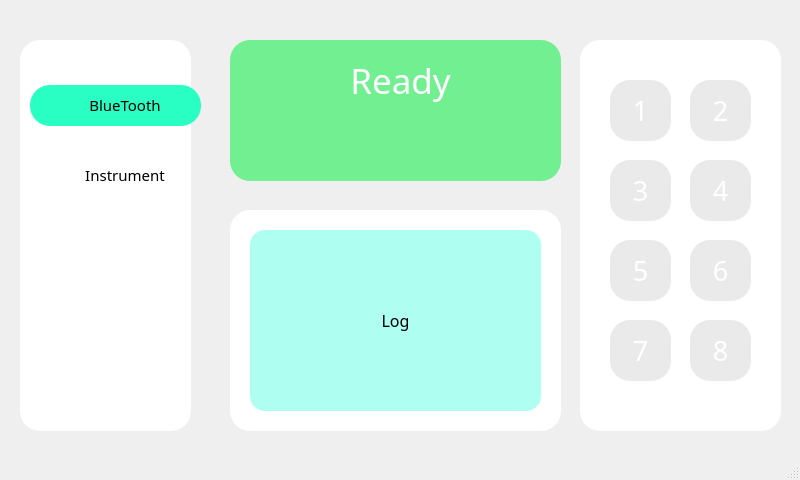
<?xml version="1.0" encoding="UTF-8"?>
<ui version="4.0">
 <class>MainWindow</class>
 <widget class="QMainWindow" name="MainWindow">
  <property name="geometry">
   <rect>
    <x>0</x>
    <y>0</y>
    <width>800</width>
    <height>480</height>
   </rect>
  </property>
  <property name="windowTitle">
   <string>MainWindow</string>
  </property>
  <property name="windowOpacity">
   <double>1.000000000000000</double>
  </property>
  <property name="autoFillBackground">
   <bool>true</bool>
  </property>
  <property name="styleSheet">
   <string notr="true"/>
  </property>
  <widget class="QWidget" name="centralwidget">
   <widget class="QLabel" name="ToolBar">
    <property name="geometry">
     <rect>
      <x>20</x>
      <y>40</y>
      <width>171</width>
      <height>391</height>
     </rect>
    </property>
    <property name="styleSheet">
     <string notr="true">background-color: rgb(255, 255, 255);
border-radius: 20px;
</string>
    </property>
    <property name="text">
     <string/>
    </property>
   </widget>
   <widget class="QPushButton" name="BlueToothButton">
    <property name="enabled">
     <bool>true</bool>
    </property>
    <property name="geometry">
     <rect>
      <x>80</x>
      <y>90</y>
      <width>90</width>
      <height>30</height>
     </rect>
    </property>
    <property name="font">
     <font>
      <family>HY견고딕</family>
      <pointsize>11</pointsize>
     </font>
    </property>
    <property name="toolTipDuration">
     <number>-15</number>
    </property>
    <property name="layoutDirection">
     <enum>Qt::LeftToRight</enum>
    </property>
    <property name="autoFillBackground">
     <bool>false</bool>
    </property>
    <property name="styleSheet">
     <string notr="true">background-color: rgb(255, 255, 255);</string>
    </property>
    <property name="inputMethodHints">
     <set>Qt::ImhNone</set>
    </property>
    <property name="text">
     <string>BlueTooth</string>
    </property>
    <property name="shortcut">
     <string/>
    </property>
    <property name="checkable">
     <bool>false</bool>
    </property>
    <property name="autoExclusive">
     <bool>false</bool>
    </property>
    <property name="autoRepeatInterval">
     <number>100</number>
    </property>
    <property name="autoDefault">
     <bool>false</bool>
    </property>
    <property name="default">
     <bool>false</bool>
    </property>
    <property name="flat">
     <bool>true</bool>
    </property>
   </widget>
   <widget class="QPushButton" name="InstrumentButton">
    <property name="geometry">
     <rect>
      <x>80</x>
      <y>160</y>
      <width>90</width>
      <height>30</height>
     </rect>
    </property>
    <property name="font">
     <font>
      <family>HY견고딕</family>
      <pointsize>11</pointsize>
     </font>
    </property>
    <property name="styleSheet">
     <string notr="true">background-color: rgb(255, 255, 255);</string>
    </property>
    <property name="text">
     <string>Instrument</string>
    </property>
    <property name="shortcut">
     <string/>
    </property>
    <property name="flat">
     <bool>true</bool>
    </property>
   </widget>
   <widget class="QLabel" name="BlueToothIcon">
    <property name="geometry">
     <rect>
      <x>40</x>
      <y>94</y>
      <width>21</width>
      <height>21</height>
     </rect>
    </property>
    <property name="styleSheet">
     <string notr="true"/>
    </property>
    <property name="text">
     <string/>
    </property>
    <property name="pixmap">
     <pixmap>C:/Users/2203kdh/Downloads/bluetooth.png</pixmap>
    </property>
    <property name="scaledContents">
     <bool>true</bool>
    </property>
   </widget>
   <widget class="QLabel" name="InstrumentIcon">
    <property name="geometry">
     <rect>
      <x>38</x>
      <y>160</y>
      <width>28</width>
      <height>28</height>
     </rect>
    </property>
    <property name="text">
     <string/>
    </property>
    <property name="pixmap">
     <pixmap>C:/Users/2203kdh/Downloads/live-music.png</pixmap>
    </property>
    <property name="scaledContents">
     <bool>true</bool>
    </property>
   </widget>
   <widget class="QPushButton" name="QuitButton">
    <property name="geometry">
     <rect>
      <x>80</x>
      <y>370</y>
      <width>41</width>
      <height>41</height>
     </rect>
    </property>
    <property name="text">
     <string/>
    </property>
    <property name="icon">
     <iconset>
      <normaloff>C:/Users/2203kdh/Downloads/power-on.png</normaloff>C:/Users/2203kdh/Downloads/power-on.png</iconset>
    </property>
    <property name="iconSize">
     <size>
      <width>32</width>
      <height>32</height>
     </size>
    </property>
    <property name="shortcut">
     <string/>
    </property>
    <property name="checkable">
     <bool>false</bool>
    </property>
    <property name="flat">
     <bool>true</bool>
    </property>
   </widget>
   <widget class="QStackedWidget" name="WorkSpace">
    <property name="geometry">
     <rect>
      <x>220</x>
      <y>10</y>
      <width>631</width>
      <height>531</height>
     </rect>
    </property>
    <property name="currentIndex">
     <number>0</number>
    </property>
    <widget class="QWidget" name="page">
     <widget class="QLabel" name="DeviceStatus">
      <property name="geometry">
       <rect>
        <x>10</x>
        <y>30</y>
        <width>331</width>
        <height>141</height>
       </rect>
      </property>
      <property name="font">
       <font>
        <family>HY견고딕</family>
        <pointsize>22</pointsize>
       </font>
      </property>
      <property name="styleSheet">
       <string notr="true">border-radius: 20px;
color: rgb(255, 255, 255);
background-color: rgb(114, 240, 145);</string>
      </property>
      <property name="text">
       <string/>
      </property>
      <property name="alignment">
       <set>Qt::AlignCenter</set>
      </property>
     </widget>
     <widget class="QLabel" name="ToolBar_3">
      <property name="geometry">
       <rect>
        <x>10</x>
        <y>200</y>
        <width>331</width>
        <height>221</height>
       </rect>
      </property>
      <property name="autoFillBackground">
       <bool>false</bool>
      </property>
      <property name="styleSheet">
       <string notr="true">background-color: rgb(255, 255, 255);
border-radius: 20px;
</string>
      </property>
      <property name="text">
       <string/>
      </property>
     </widget>
     <widget class="QLabel" name="DeviceStatusIcon">
      <property name="geometry">
       <rect>
        <x>150</x>
        <y>100</y>
        <width>51</width>
        <height>51</height>
       </rect>
      </property>
      <property name="text">
       <string/>
      </property>
      <property name="pixmap">
       <pixmap>C:/Users/2203kdh/Downloads/check.png</pixmap>
      </property>
      <property name="scaledContents">
       <bool>true</bool>
      </property>
     </widget>
     <widget class="QLabel" name="DeviceStatusLabel">
      <property name="geometry">
       <rect>
        <x>100</x>
        <y>40</y>
        <width>161</width>
        <height>61</height>
       </rect>
      </property>
      <property name="font">
       <font>
        <family>HY견고딕</family>
        <pointsize>26</pointsize>
       </font>
      </property>
      <property name="styleSheet">
       <string notr="true">color: rgb(255, 255, 255);</string>
      </property>
      <property name="text">
       <string>Ready</string>
      </property>
      <property name="alignment">
       <set>Qt::AlignCenter</set>
      </property>
     </widget>
     <widget class="QLabel" name="ToolBar_4">
      <property name="geometry">
       <rect>
        <x>360</x>
        <y>30</y>
        <width>201</width>
        <height>391</height>
       </rect>
      </property>
      <property name="minimumSize">
       <size>
        <width>0</width>
        <height>45</height>
       </size>
      </property>
      <property name="styleSheet">
       <string notr="true">background-color: rgb(255, 255, 255);
border-radius: 20px;
</string>
      </property>
      <property name="text">
       <string/>
      </property>
     </widget>
     <widget class="QLabel" name="Status2">
      <property name="geometry">
       <rect>
        <x>470</x>
        <y>70</y>
        <width>61</width>
        <height>61</height>
       </rect>
      </property>
      <property name="font">
       <font>
        <family>HY견고딕</family>
        <pointsize>20</pointsize>
       </font>
      </property>
      <property name="layoutDirection">
       <enum>Qt::LeftToRight</enum>
      </property>
      <property name="styleSheet">
       <string notr="true">border-radius: 20px;
background-color: rgb(234, 234, 234);
color: rgb(255, 255, 255);
</string>
      </property>
      <property name="text">
       <string>2</string>
      </property>
      <property name="alignment">
       <set>Qt::AlignCenter</set>
      </property>
     </widget>
     <widget class="QLabel" name="Status1">
      <property name="geometry">
       <rect>
        <x>390</x>
        <y>70</y>
        <width>61</width>
        <height>61</height>
       </rect>
      </property>
      <property name="font">
       <font>
        <family>HY견고딕</family>
        <pointsize>20</pointsize>
       </font>
      </property>
      <property name="layoutDirection">
       <enum>Qt::LeftToRight</enum>
      </property>
      <property name="styleSheet">
       <string notr="true">border-radius: 20px;
color: rgb(255, 255, 255);
background-color: rgb(234, 234, 234);</string>
      </property>
      <property name="text">
       <string>1</string>
      </property>
      <property name="alignment">
       <set>Qt::AlignCenter</set>
      </property>
     </widget>
     <widget class="QLabel" name="Status3">
      <property name="geometry">
       <rect>
        <x>390</x>
        <y>150</y>
        <width>61</width>
        <height>61</height>
       </rect>
      </property>
      <property name="font">
       <font>
        <family>HY견고딕</family>
        <pointsize>20</pointsize>
       </font>
      </property>
      <property name="layoutDirection">
       <enum>Qt::LeftToRight</enum>
      </property>
      <property name="styleSheet">
       <string notr="true">border-radius: 20px;
background-color: rgb(234, 234, 234);
color: rgb(255, 255, 255);
</string>
      </property>
      <property name="text">
       <string>3</string>
      </property>
      <property name="alignment">
       <set>Qt::AlignCenter</set>
      </property>
     </widget>
     <widget class="QLabel" name="Status4">
      <property name="geometry">
       <rect>
        <x>470</x>
        <y>150</y>
        <width>61</width>
        <height>61</height>
       </rect>
      </property>
      <property name="font">
       <font>
        <family>HY견고딕</family>
        <pointsize>20</pointsize>
       </font>
      </property>
      <property name="layoutDirection">
       <enum>Qt::LeftToRight</enum>
      </property>
      <property name="styleSheet">
       <string notr="true">border-radius: 20px;
background-color: rgb(234, 234, 234);
color: rgb(255, 255, 255);
</string>
      </property>
      <property name="text">
       <string>4</string>
      </property>
      <property name="alignment">
       <set>Qt::AlignCenter</set>
      </property>
     </widget>
     <widget class="QLabel" name="Statua5">
      <property name="geometry">
       <rect>
        <x>390</x>
        <y>230</y>
        <width>61</width>
        <height>61</height>
       </rect>
      </property>
      <property name="font">
       <font>
        <family>HY견고딕</family>
        <pointsize>20</pointsize>
       </font>
      </property>
      <property name="layoutDirection">
       <enum>Qt::LeftToRight</enum>
      </property>
      <property name="styleSheet">
       <string notr="true">border-radius: 20px;
background-color: rgb(234, 234, 234);
color: rgb(255, 255, 255);
</string>
      </property>
      <property name="text">
       <string>5</string>
      </property>
      <property name="alignment">
       <set>Qt::AlignCenter</set>
      </property>
     </widget>
     <widget class="QLabel" name="Status6">
      <property name="geometry">
       <rect>
        <x>470</x>
        <y>230</y>
        <width>61</width>
        <height>61</height>
       </rect>
      </property>
      <property name="font">
       <font>
        <family>HY견고딕</family>
        <pointsize>20</pointsize>
       </font>
      </property>
      <property name="layoutDirection">
       <enum>Qt::LeftToRight</enum>
      </property>
      <property name="styleSheet">
       <string notr="true">border-radius: 20px;
background-color: rgb(234, 234, 234);
color: rgb(255, 255, 255);
</string>
      </property>
      <property name="text">
       <string>6</string>
      </property>
      <property name="alignment">
       <set>Qt::AlignCenter</set>
      </property>
     </widget>
     <widget class="QLabel" name="Status7">
      <property name="geometry">
       <rect>
        <x>390</x>
        <y>310</y>
        <width>61</width>
        <height>61</height>
       </rect>
      </property>
      <property name="font">
       <font>
        <family>HY견고딕</family>
        <pointsize>20</pointsize>
       </font>
      </property>
      <property name="layoutDirection">
       <enum>Qt::LeftToRight</enum>
      </property>
      <property name="styleSheet">
       <string notr="true">border-radius: 20px;
background-color: rgb(234, 234, 234);
color: rgb(255, 255, 255);
</string>
      </property>
      <property name="text">
       <string>7</string>
      </property>
      <property name="alignment">
       <set>Qt::AlignCenter</set>
      </property>
     </widget>
     <widget class="QLabel" name="Status8">
      <property name="geometry">
       <rect>
        <x>470</x>
        <y>310</y>
        <width>61</width>
        <height>61</height>
       </rect>
      </property>
      <property name="font">
       <font>
        <family>HY견고딕</family>
        <pointsize>20</pointsize>
       </font>
      </property>
      <property name="layoutDirection">
       <enum>Qt::LeftToRight</enum>
      </property>
      <property name="styleSheet">
       <string notr="true">border-radius: 20px;
background-color: rgb(234, 234, 234);
color: rgb(255, 255, 255);
</string>
      </property>
      <property name="text">
       <string>8</string>
      </property>
      <property name="alignment">
       <set>Qt::AlignCenter</set>
      </property>
     </widget>
     <widget class="QLabel" name="Logger">
      <property name="geometry">
       <rect>
        <x>30</x>
        <y>220</y>
        <width>291</width>
        <height>181</height>
       </rect>
      </property>
      <property name="font">
       <font>
        <family>HY견고딕</family>
        <pointsize>12</pointsize>
       </font>
      </property>
      <property name="styleSheet">
       <string notr="true">border-radius : 15px;
color: rgb(0, 0, 0);
background-color: rgb(174, 255, 242);
</string>
      </property>
      <property name="text">
       <string>Log</string>
      </property>
      <property name="alignment">
       <set>Qt::AlignCenter</set>
      </property>
     </widget>
    </widget>
    <widget class="QWidget" name="page_2">
     <widget class="QLabel" name="ElecGuitarBack">
      <property name="geometry">
       <rect>
        <x>210</x>
        <y>30</y>
        <width>171</width>
        <height>161</height>
       </rect>
      </property>
      <property name="styleSheet">
       <string notr="true">background-color: rgb(255, 255, 255);
border-radius: 20px;
</string>
      </property>
      <property name="text">
       <string/>
      </property>
     </widget>
     <widget class="QLabel" name="ChelloBack">
      <property name="geometry">
       <rect>
        <x>400</x>
        <y>30</y>
        <width>171</width>
        <height>161</height>
       </rect>
      </property>
      <property name="styleSheet">
       <string notr="true">background-color: rgb(255, 255, 255);
border-radius: 20px;
</string>
      </property>
      <property name="text">
       <string/>
      </property>
     </widget>
     <widget class="QLabel" name="DrumBack">
      <property name="geometry">
       <rect>
        <x>210</x>
        <y>230</y>
        <width>171</width>
        <height>161</height>
       </rect>
      </property>
      <property name="styleSheet">
       <string notr="true">background-color: rgb(255, 255, 255);
border-radius: 20px;
</string>
      </property>
      <property name="text">
       <string/>
      </property>
     </widget>
     <widget class="QLabel" name="VoiceBack">
      <property name="geometry">
       <rect>
        <x>400</x>
        <y>230</y>
        <width>171</width>
        <height>161</height>
       </rect>
      </property>
      <property name="styleSheet">
       <string notr="true">background-color: rgb(255, 255, 255);
border-radius: 20px;
</string>
      </property>
      <property name="text">
       <string/>
      </property>
     </widget>
     <widget class="QLabel" name="PianoBack">
      <property name="geometry">
       <rect>
        <x>20</x>
        <y>230</y>
        <width>171</width>
        <height>161</height>
       </rect>
      </property>
      <property name="styleSheet">
       <string notr="true">background-color: rgb(255, 255, 255);
border-radius: 20px;
</string>
      </property>
      <property name="text">
       <string/>
      </property>
     </widget>
     <widget class="QPushButton" name="BaseGuitarSelect">
      <property name="geometry">
       <rect>
        <x>25</x>
        <y>35</y>
        <width>160</width>
        <height>151</height>
       </rect>
      </property>
      <property name="autoFillBackground">
       <bool>false</bool>
      </property>
      <property name="styleSheet">
       <string notr="true">background-color: rgb(255, 255, 255);
border-radius: 15px;
</string>
      </property>
      <property name="text">
       <string/>
      </property>
      <property name="icon">
       <iconset>
        <normaloff>C:/Users/2203kdh/Downloads/guitar (1).png</normaloff>C:/Users/2203kdh/Downloads/guitar (1).png</iconset>
      </property>
      <property name="iconSize">
       <size>
        <width>100</width>
        <height>100</height>
       </size>
      </property>
      <property name="flat">
       <bool>true</bool>
      </property>
     </widget>
     <widget class="QLabel" name="BaseGuitarBack">
      <property name="geometry">
       <rect>
        <x>20</x>
        <y>30</y>
        <width>171</width>
        <height>161</height>
       </rect>
      </property>
      <property name="styleSheet">
       <string notr="true">border-radius: 20px;
background-color: rgb(182, 182, 182);
</string>
      </property>
      <property name="text">
       <string/>
      </property>
     </widget>
     <widget class="QPushButton" name="ElecGuitarSelect">
      <property name="geometry">
       <rect>
        <x>215</x>
        <y>35</y>
        <width>160</width>
        <height>151</height>
       </rect>
      </property>
      <property name="styleSheet">
       <string notr="true">background-color: rgb(255, 255, 255);
border-radius: 15px;
</string>
      </property>
      <property name="text">
       <string/>
      </property>
      <property name="icon">
       <iconset>
        <normaloff>C:/Users/2203kdh/Downloads/guitar.png</normaloff>C:/Users/2203kdh/Downloads/guitar.png</iconset>
      </property>
      <property name="iconSize">
       <size>
        <width>100</width>
        <height>100</height>
       </size>
      </property>
      <property name="flat">
       <bool>true</bool>
      </property>
     </widget>
     <widget class="QPushButton" name="ChelloSelect">
      <property name="geometry">
       <rect>
        <x>405</x>
        <y>35</y>
        <width>160</width>
        <height>151</height>
       </rect>
      </property>
      <property name="styleSheet">
       <string notr="true">background-color: rgb(255, 255, 255);
border-radius: 15px;
</string>
      </property>
      <property name="text">
       <string/>
      </property>
      <property name="icon">
       <iconset>
        <normaloff>C:/Users/2203kdh/Downloads/cello.png</normaloff>C:/Users/2203kdh/Downloads/cello.png</iconset>
      </property>
      <property name="iconSize">
       <size>
        <width>100</width>
        <height>100</height>
       </size>
      </property>
      <property name="flat">
       <bool>true</bool>
      </property>
     </widget>
     <widget class="QPushButton" name="PianoSelect">
      <property name="geometry">
       <rect>
        <x>25</x>
        <y>235</y>
        <width>160</width>
        <height>151</height>
       </rect>
      </property>
      <property name="styleSheet">
       <string notr="true">background-color: rgb(255, 255, 255);
border-radius: 15px;
</string>
      </property>
      <property name="text">
       <string/>
      </property>
      <property name="icon">
       <iconset>
        <normaloff>C:/Users/2203kdh/Downloads/piano (1).png</normaloff>C:/Users/2203kdh/Downloads/piano (1).png</iconset>
      </property>
      <property name="iconSize">
       <size>
        <width>100</width>
        <height>100</height>
       </size>
      </property>
      <property name="flat">
       <bool>true</bool>
      </property>
     </widget>
     <widget class="QPushButton" name="DrumSelect">
      <property name="geometry">
       <rect>
        <x>215</x>
        <y>235</y>
        <width>160</width>
        <height>151</height>
       </rect>
      </property>
      <property name="styleSheet">
       <string notr="true">background-color: rgb(255, 255, 255);
border-radius: 15px;
</string>
      </property>
      <property name="text">
       <string/>
      </property>
      <property name="icon">
       <iconset>
        <normaloff>C:/Users/2203kdh/Downloads/drums.png</normaloff>C:/Users/2203kdh/Downloads/drums.png</iconset>
      </property>
      <property name="iconSize">
       <size>
        <width>100</width>
        <height>100</height>
       </size>
      </property>
      <property name="flat">
       <bool>true</bool>
      </property>
     </widget>
     <widget class="QPushButton" name="VoiceSelect">
      <property name="geometry">
       <rect>
        <x>405</x>
        <y>235</y>
        <width>160</width>
        <height>151</height>
       </rect>
      </property>
      <property name="styleSheet">
       <string notr="true">background-color: rgb(255, 255, 255);
border-radius: 15px;
</string>
      </property>
      <property name="text">
       <string/>
      </property>
      <property name="icon">
       <iconset>
        <normaloff>C:/Users/2203kdh/Downloads/microphone.png</normaloff>C:/Users/2203kdh/Downloads/microphone.png</iconset>
      </property>
      <property name="iconSize">
       <size>
        <width>100</width>
        <height>100</height>
       </size>
      </property>
      <property name="flat">
       <bool>true</bool>
      </property>
     </widget>
     <zorder>ElecGuitarBack</zorder>
     <zorder>ChelloBack</zorder>
     <zorder>DrumBack</zorder>
     <zorder>VoiceBack</zorder>
     <zorder>PianoBack</zorder>
     <zorder>BaseGuitarBack</zorder>
     <zorder>BaseGuitarSelect</zorder>
     <zorder>ElecGuitarSelect</zorder>
     <zorder>ChelloSelect</zorder>
     <zorder>PianoSelect</zorder>
     <zorder>DrumSelect</zorder>
     <zorder>VoiceSelect</zorder>
    </widget>
   </widget>
   <widget class="QLabel" name="SelectedMenu">
    <property name="geometry">
     <rect>
      <x>30</x>
      <y>85</y>
      <width>171</width>
      <height>41</height>
     </rect>
    </property>
    <property name="styleSheet">
     <string notr="true">border-radius: 20px;
background-color: rgb(41, 255, 194);
</string>
    </property>
    <property name="text">
     <string/>
    </property>
   </widget>
   <zorder>ToolBar</zorder>
   <zorder>QuitButton</zorder>
   <zorder>WorkSpace</zorder>
   <zorder>SelectedMenu</zorder>
   <zorder>BlueToothIcon</zorder>
   <zorder>BlueToothButton</zorder>
   <zorder>InstrumentIcon</zorder>
   <zorder>InstrumentButton</zorder>
  </widget>
  <widget class="QMenuBar" name="menubar">
   <property name="geometry">
    <rect>
     <x>0</x>
     <y>0</y>
     <width>800</width>
     <height>21</height>
    </rect>
   </property>
  </widget>
  <widget class="QStatusBar" name="statusbar"/>
 </widget>
 <resources/>
 <connections/>
</ui>
